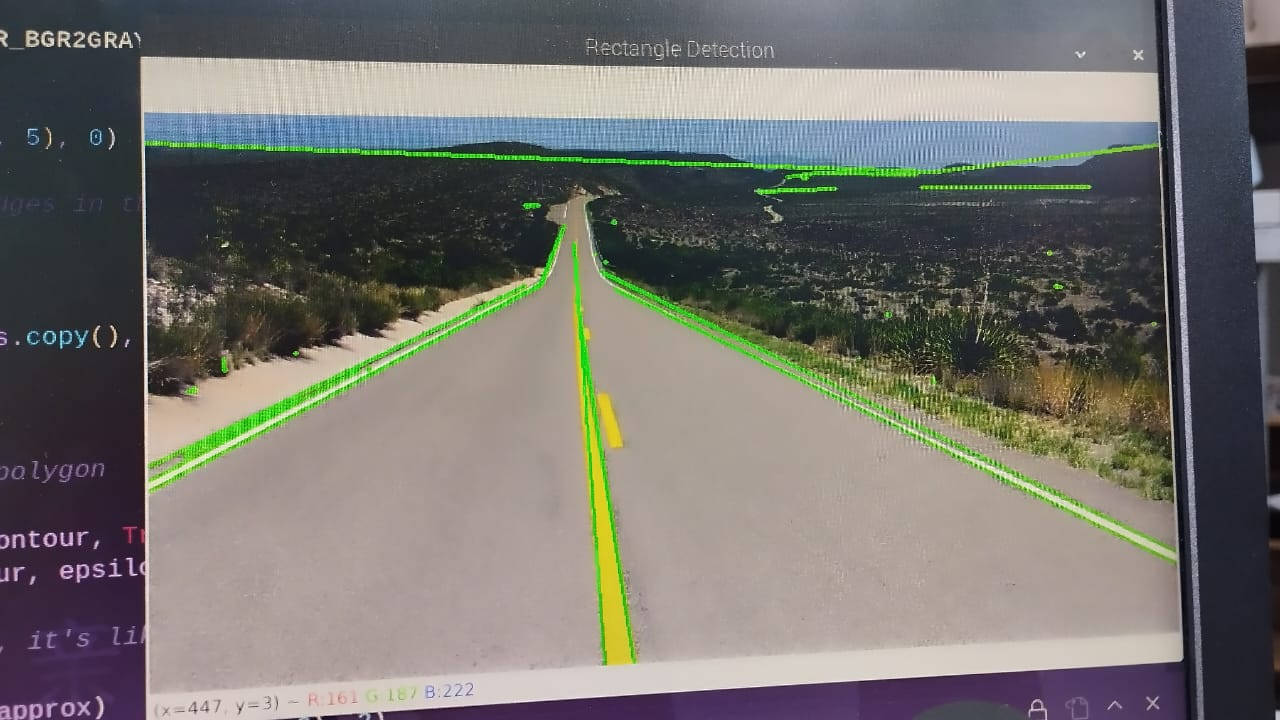
#> input picture OpenCV/Lane & Shape Detection/lane.jpeg, 1280 x 720 px, given in place of the camera
$ python trackbars.py
#> lines starting #> are read from the running program, lines starting #| are printed output that depends on the picture; after the words box and inside, x2 and y2 are one past the last pixel; in counts of white or black regions, pixels touching at a corner belong together
#####################
#                   #
#   Team: Top-Gun   #
#                   #
#####################

import cv2 as cv
import numpy as np

def nothing(x):
    pass

cv.namedWindow('trackbars')
cv.resizeWindow('trackbars',(480,400))

cv.createTrackbar('huelower','trackbars',50,179,nothing)
cv.createTrackbar('huehigher','trackbars',100,179,nothing)
cv.createTrackbar('huelower2','trackbars',50,179,nothing)
cv.createTrackbar('huehigher2','trackbars',100,179,nothing)

cv.createTrackbar('satlower','trackbars',50,255,nothing)
cv.createTrackbar('sathigher','trackbars',255,255,nothing)

cv.createTrackbar('vallower','trackbars',50,255,nothing)
cv.createTrackbar('valhigher','trackbars',255,255,nothing)

cam = cv.VideoCapture(0)

while True:
    ret,frame = cam.read()
#> frame is the input picture: shape (720, 1280, 3); mean B, G, R 109.6, 114.2, 115.7
   # frame = cv.imread('stripes.jpg')
    rframe = cv.resize(frame,(480,240))
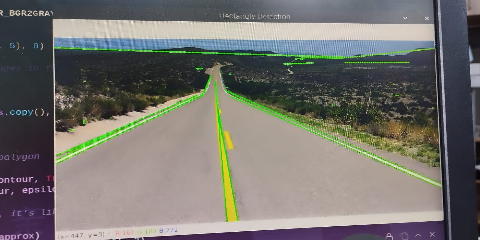
#> rframe: shape (240, 480, 3); mean B, G, R 109.6, 114.2, 115.8
    cv.imshow("original",rframe)
    hsv = cv.cvtColor(rframe,cv.COLOR_BGR2HSV)
#> hsv: shape (240, 480, 3); mean H, S, V 61.3, 52.3, 125.3

    HL = cv.getTrackbarPos('huelower','trackbars')
    HU = cv.getTrackbarPos('huehigher','trackbars')
    HL2 = cv.getTrackbarPos('huelower2','trackbars')
    HU2 = cv.getTrackbarPos('huehigher2','trackbars')

    SL = cv.getTrackbarPos('satlower','trackbars')
    SH = cv.getTrackbarPos('sathigher','trackbars')

    VL = cv.getTrackbarPos('vallower','trackbars')
    VH = cv.getTrackbarPos('valhigher','trackbars')

    l_b = np.array([HL,SL,VL])
    u_b = np.array([HU,SH,VH])
    l_b2 = np.array([HL2,SL,VL])
    u_b2 = np.array([HU2,SH,VH])

    FGmask = cv.inRange(hsv,l_b,u_b)
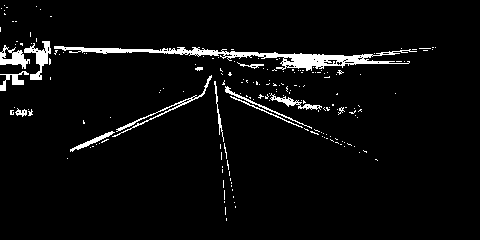
#> FGmask: shape (240, 480); 4.4% white; 184 white regions (170 under 20 px), largest, box (x1, y1, x2, y2) and area: (54, 46, 417, 71) 2172, (24, 41, 51, 80) 398, (112, 75, 212, 137) 363
    FGmask2 = cv.inRange(hsv,l_b2,u_b2)
    FGmaskcomp = cv.add(FGmask,FGmask2)
    rFGmaskcomp = cv.resize(FGmaskcomp,(480,240))
    cv.imshow("FGmask",rFGmaskcomp)

    FG = cv.bitwise_and(rframe,rframe,mask = FGmaskcomp)
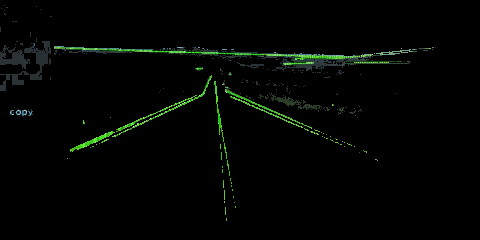
#> FG: shape (240, 480, 3); mean B, G, R 2.6, 4.9, 2.7
    cv.imshow("FG",FG)

    BGmask = cv.bitwise_not(rFGmaskcomp)
    cv.imshow("BG",BGmask)

    BG = cv.cvtColor(BGmask,cv.COLOR_GRAY2BGR)
    final = cv.add(FG,BG)
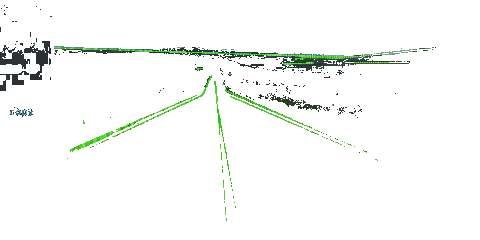
#> final: shape (240, 480, 3); mean B, G, R 246.5, 248.8, 246.5

    cv.imshow('final',final)
    if cv.waitKey(1) & 0xff == ord('q'):
#> (key q is pressed here)
        break
cv.destroyAllWindows()

$ run again, on OpenCV/Lane & Shape Detection/shape_detection.jpeg
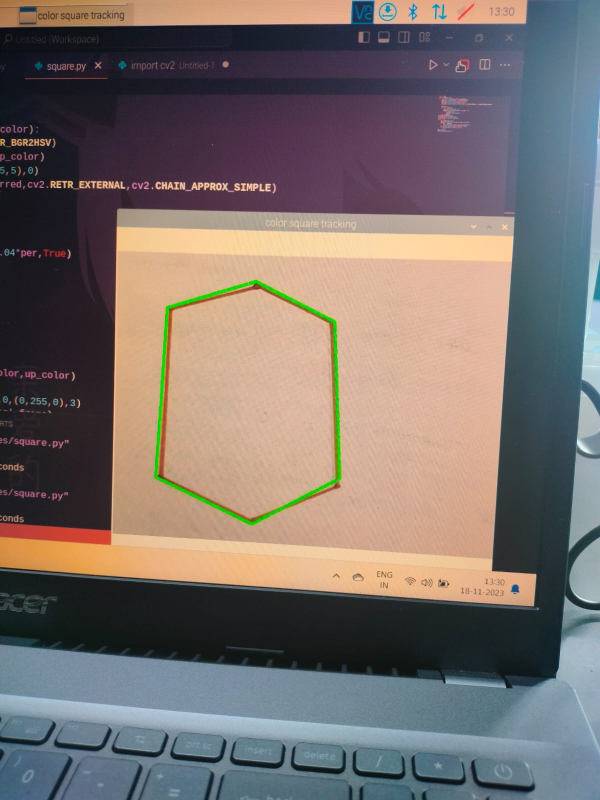
#> input picture OpenCV/Lane & Shape Detection/shape_detection.jpeg, 1200 x 1600 px, given in place of the camera (shown at 1/2 size)
#> frame is the input picture: shape (1600, 1200, 3); mean B, G, R 107.6, 111.2, 120.5
#> hsv: shape (240, 480, 3); mean H, S, V 80.6, 78.5, 134.6
#> `FGmask = cv.inRange(hsv,l_b,u_b)`:
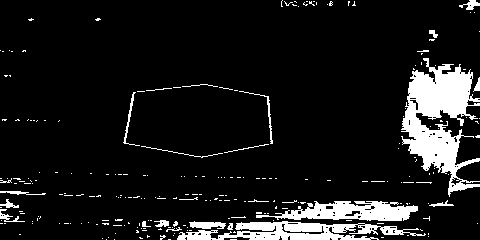
#> FGmask: shape (240, 480); 10.3% white; 239 white regions (215 under 20 px), largest, box (x1, y1, x2, y2) and area: (401, 58, 480, 197) 5242, (177, 221, 426, 240) 2479, (256, 201, 418, 221) 1894
#> `final = cv.add(FG,BG)`:
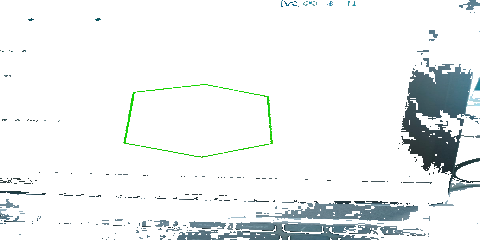
#> final: shape (240, 480, 3); mean B, G, R 240, 239.8, 236.5
